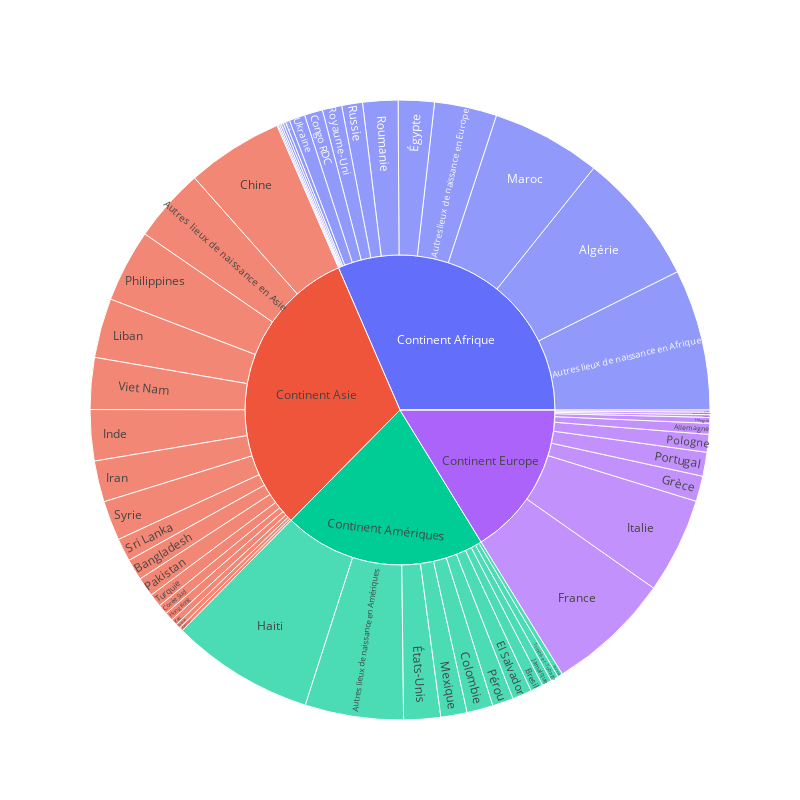

Notebook cell for this chart:
### Markdown cell above
## Continents and countries sunburst chart

### Code cell
import plotly.express as px
import plotly.colors as colors
import plotly.graph_objects as go
from plotly.subplots import make_subplots
import pandas as pd

to_plot=[
    #'Population totale',
    'Continent Asie',
    'Continent Europe',
    'Continent Afrique',
    'Continent Amériques',
    'Continent Oceanie et autres lieux de naissance',
    #'Parlant anglais à la maison',
    #'Parlant français à la maison',
]

df = pd.read_csv('../assets/data/arrondissements.csv')

idx_continents = [k for k in range(134, 193) if df.columns[k].startswith('Continent')]
idx_countries = [k for k in range(134, 193) if not df.columns[k].startswith('Continent')]
parents_countries = ['Continent Amériques' for i in range(135, 146)]\
    + ['Continent Europe' for i in range(147, 163)]\
    + ['Continent Afrique' for i in range(164, 174)]\
    + ['Continent Asie' for i in range(175, 192)]

idx_americas = [k for k in range(135, 146)]
idx_europe = [k for k in range(147, 163)]
idx_africa = [k for k in range(164, 174)]
idx_asia = [k for k in range(175, 192)]
idx_oceania = [192]


print(df.columns[idx_continents])
print(len(idx_continents), len(idx_countries), len(parents_countries))
print(df.iloc[0, idx_continents])
sums = [sum(df.iloc[0, idx_americas]), sum(df.iloc[0, idx_europe]), sum(df.iloc[0, idx_africa]), sum(df.iloc[0, idx_asia]), sum(df.iloc[0, idx_oceania])]
print(sums)

labels = df.columns[idx_continents].to_list()\
        + df.columns[idx_americas].to_list()\
        + df.columns[idx_europe].to_list()\
        + df.columns[idx_africa].to_list()\
        + df.columns[idx_asia].to_list()\
        + df.columns[idx_oceania].to_list()

parents = ['']*len(idx_continents)\
        + [df.columns[idx_continents[0]]]*len(idx_americas)\
        + [df.columns[idx_continents[1]]]*len(idx_africa)\
        + [df.columns[idx_continents[2]]]*len(idx_europe)\
        + [df.columns[idx_continents[3]]]*len(idx_asia)\
        #+ [df.columns[idx_continents[4]]]*len(idx_oceania)

values = [0]*len(idx_continents) + df.iloc[0, idx_americas+idx_europe+idx_africa+idx_asia+idx_oceania].values.tolist()

fig = go.Figure(go.Sunburst(
    ids=labels,
    labels=labels,
    parents=parents,
    values=values,
))
fig.update_layout(width=800, height=800)
fig.show()

### Figure 1 — Plotly figure (JSON) as saved in the notebook; plotly's stock layout.template omitted (floating-point values rounded to 4 significant figures)
{"data": [{"ids": ["Continent Amériques", "Continent Europe", "Continent Afrique", "Continent Asie", "Continent Oceanie et autres lieux de naissance", "Bresil", "Colombie", "El Salvador", "Guyana", "Haiti", "Jamaique", "Mexique", "Pérou", "Trinité-et-Tobago", "États-Unis", "Autres lieux de naissance en Amériques", "Bosnie-Herzégovine", "Croatie", "France", "Allemagne", "Grèce", "Hongrie", "Italie", "Pays Bas", "Pologne", "Portugal", "Roumanie", "Russie", "Serbie", "Ukraine", "Royaume-Uni", "Autres lieux de naissance en Europe", "Algérie", "Congo RDC", "Égypte", "Érythrée", "Éthiopie", "Maroc", "Nigéria", "Somalie", "Afrique du Sud", "Autres lieux de naissance en Afrique", "Afghanistan", "Iran", "Iraq", "Liban", "Syrie", "Turquie", "Chine", "Hong Kong", "Corée Sud", "Taiwan", "Philippines", "Viet Nam", "Bangladesh", "Inde", "Pakistan", "Sri Lanka", "Autres lieux de naissance en Asie", "Continent Oceanie et autres lieux de naissance"], "labels": ["Continent Amériques", "Continent Europe", "Continent Afrique", "Continent Asie", "Continent Oceanie et autres lieux de naissance", "Bresil", "Colombie", "El Salvador", "Guyana", "Haiti", "Jamaique", "Mexique", "Pérou", "Trinité-et-Tobago", "États-Unis", "Autres lieux de naissance en Amériques", "Bosnie-Herzégovine", "Croatie", "France", "Allemagne", "Grèce", "Hongrie", "Italie", "Pays Bas", "Pologne", "Portugal", "Roumanie", "Russie", "Serbie", "Ukraine", "Royaume-Uni", "Autres lieux de naissance en Europe", "Algérie", "Congo RDC", "Égypte", "Érythrée", "Éthiopie", "Maroc", "Nigéria", "Somalie", "Afrique du Sud", "Autres lieux de naissance en Afrique", "Afghanistan", "Iran", "Iraq", "Liban", "Syrie", "Turquie", "Chine", "Hong Kong", "Corée Sud", "Taiwan", "Philippines", "Viet Nam", "Bangladesh", "Inde", "Pakistan", "Sri Lanka", "Autres lieux de naissance en Asie", "Continent Oceanie et autres lieux de naissance"], "parents": ["", "", "", "", "", "Continent Amériques", "Continent Amériques", "Continent Amériques", "Continent Amériques", "Continent Amériques", "Continent Amériques", "Continent Amériques", "Continent Amériques", "Continent Amériques", "Continent Amériques", "Continent Amériques", "Continent Europe", "Continent Europe", "Continent Europe", "Continent Europe", "Continent Europe", "Continent Europe", "Continent Europe", "Continent Europe", "Continent Europe", "Continent Europe", "Continent Afrique", "Continent Afrique", "Continent Afrique", "Continent Afrique", "Continent Afrique", "Continent Afrique", "Continent Afrique", "Continent Afrique", "Continent Afrique", "Continent Afrique", "Continent Afrique", "Continent Afrique", "Continent Afrique", "Continent Afrique", "Continent Afrique", "Continent Afrique", "Continent Asie", "Continent Asie", "Continent Asie", "Continent Asie", "Continent Asie", "Continent Asie", "Continent Asie", "Continent Asie", "Continent Asie", "Continent Asie", "Continent Asie", "Continent Asie", "Continent Asie", "Continent Asie", "Continent Asie", "Continent Asie", "Continent Asie"], "type": "sunburst", "values": [0, 0, 0, 0, 0, 4275, 8885, 6600, 1680, 48570, 3280, 8935, 7165, 2640, 12520, 33405, 855, 915, 42245, 3715, 8650, 1990, 32490, 700, 6035, 8140, 11970, 7050, 845, 5385, 6615, 21205, 44925, 6190, 12245, 500, 750, 37215, 1435, 405, 585, 47960, 1250, 13990, 2140, 20215, 13495, 4490, 32815, 2925, 3395, 1600, 24690, 17575, 7255, 17345, 6560, 7850, 25115, 1055]}], "layout": {"height": 800, "width": 800}}
